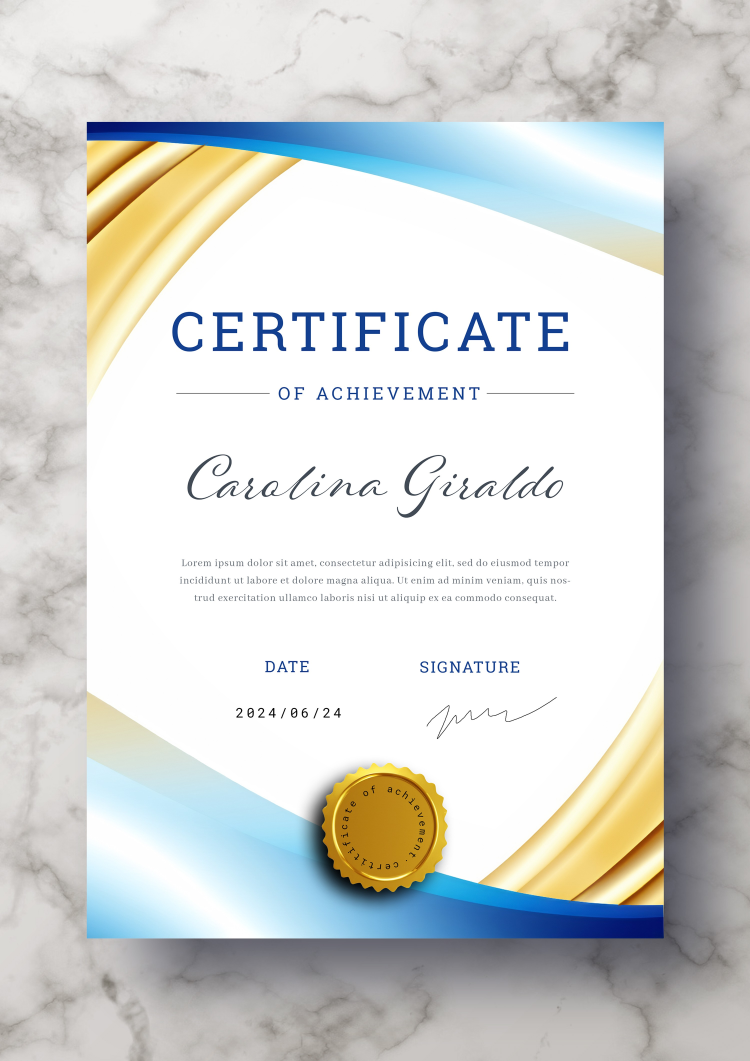
#> input picture certificate_forensics/temp_resaved.jpg, 3000 x 4244 px (shown at 1/4 size)
$ python -i ocr_processor.py   (imports and definitions only)
#> lines starting #> are read from the running program, lines starting #| are printed output that depends on the picture
import cv2
import numpy as np
import pytesseract
from difflib import SequenceMatcher

class OCRProcessor:
    def __init__(self):
        # Configuration for high-accuracy document scanning
        self.config = '--psm 3 --oem 3'

    def preprocess_image(self, image_bytes):
        """Advanced CV Pipeline: Denoise -> Grayscale -> Threshold -> Deskew"""
        nparr = np.frombuffer(image_bytes, np.uint8)
        img = cv2.imdecode(nparr, cv2.IMREAD_COLOR)

        # 1. Grayscale & Noise Reduction
        gray = cv2.cvtColor(img, cv2.COLOR_BGR2GRAY)
        denoised = cv2.fastNlMeansDenoising(gray, None, 10, 7, 21)

        # 2. Binary Thresholding (Otsu's Method)
        thresh = cv2.threshold(denoised, 0, 255, cv2.THRESH_BINARY + cv2.THRESH_OTSU)[1]

        # 3. Deskewing (Fixing rotation)
        coords = np.column_stack(np.where(thresh > 0))
        angle = cv2.minAreaRect(coords)[-1]
        if angle < -45: angle = -(90 + angle)
        else: angle = -angle
        (h, w) = thresh.shape[:2]
        center = (w // 2, h // 2)
        M = cv2.getRotationMatrix2D(center, angle, 1.0)
        rotated = cv2.warpAffine(thresh, M, (w, h), flags=cv2.INTER_CUBIC, borderMode=cv2.BORDER_REPLICATE)

        return rotated

    def verify_text(self, image_bytes, expected_name):
        """Extracts text and performs Fuzzy Matching against the database."""
        processed_img = self.preprocess_image(image_bytes)
        extracted_text = pytesseract.image_to_string(processed_img, config=self.config)

        # Fuzzy Matching Logic
        ratio = SequenceMatcher(None, expected_name.lower(), extracted_text.lower()).ratio()
        status = "Match Confirmed" if ratio > 0.8 else "Text Mismatch Detected"

        return round(ratio * 100, 2), status, extracted_text

>>> import cv2
>>> picture = cv2.imread('temp_resaved.jpg', cv2.IMREAD_GRAYSCALE)
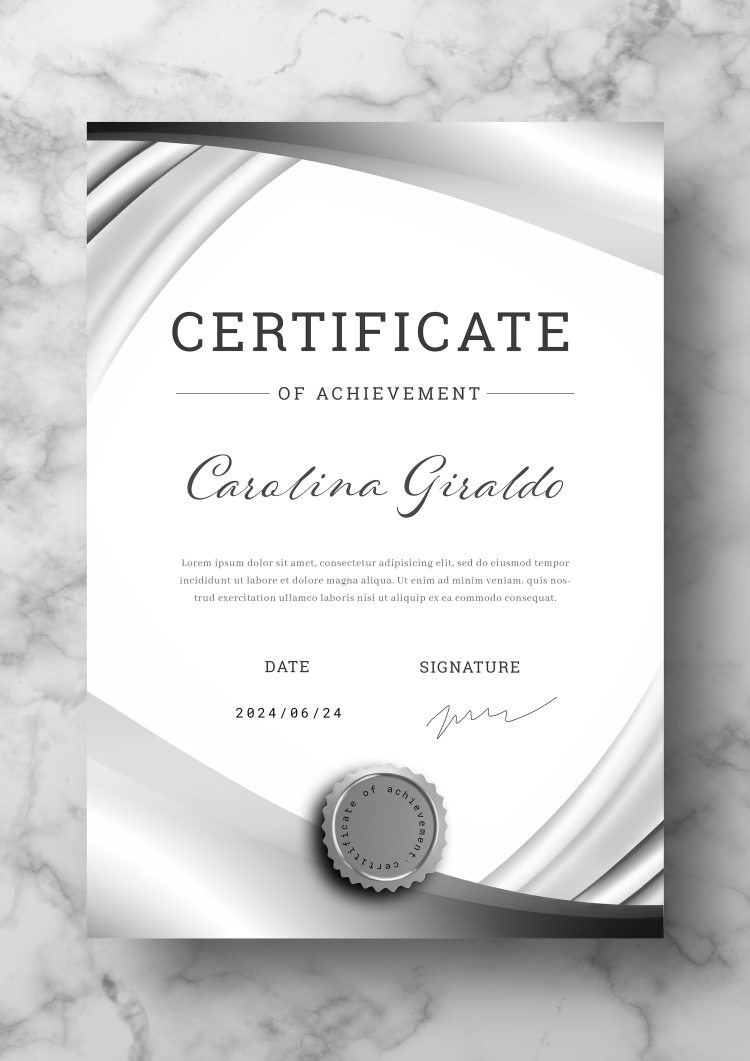
#> picture: shape (4244, 3000) (shown at 1/4 size); min 0, max 255, mean 212
#> (the run stopped early here; a loop or call above may not have finished)
